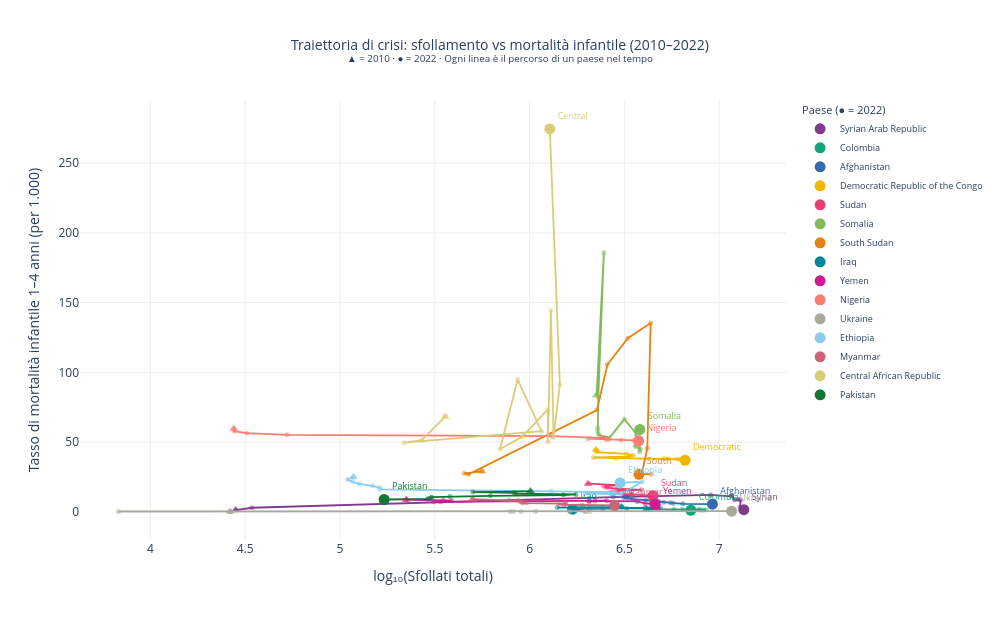

Notebook source saved alongside this figure:
### Markdown cell above
## VIZ 6 — Creative: Trajectory chart
Ogni paese è un percorso nello spazio (sfollamento × mortalità) dal 2010 al 2022.  
Il cerchio piccolo = 2010, il cerchio grande = 2022. Si legge come una traiettoria di crisi o di miglioramento.

### Code cell
TOP_N = 15
top_countries = (
    df.groupby('country_name')['total_displaced']
    .mean().dropna().nlargest(TOP_N).index.tolist()
)

traj = (
    df[df['country_name'].isin(top_countries) &
       df['total_displaced'].notna() &
       df['mortality_1t4'].notna()]
    .copy()
)
traj['log_displaced'] = np.log10(traj['total_displaced'].clip(1))
traj = traj.sort_values(['country_name', 'year'])

palette = px.colors.qualitative.Bold + px.colors.qualitative.Safe

fig = go.Figure()

for i, country in enumerate(top_countries):
    cdf = traj[traj['country_name'] == country]
    if len(cdf) < 2:
        continue
    color = palette[i % len(palette)]

    fig.add_trace(go.Scatter(
        x=cdf['log_displaced'],
        y=cdf['mortality_1t4'],
        mode='lines',
        line=dict(color=color, width=1.8),
        showlegend=False,
        hoverinfo='skip'
    ))

    # tutti i punti (piccoli)
    fig.add_trace(go.Scatter(
        x=cdf['log_displaced'],
        y=cdf['mortality_1t4'],
        mode='markers',
        marker=dict(color=color, size=5, opacity=0.5),
        showlegend=False,
        customdata=cdf['year'].values,
        hovertemplate=f'<b>{country}</b><br>Anno: %{{customdata}}<br>log(sfollati): %{{x:.2f}}<br>Mortalità: %{{y:.2f}}<extra></extra>'
    ))

    # punto 2022 (grande, con etichetta paese)
    last = cdf.iloc[-1]
    fig.add_trace(go.Scatter(
        x=[last['log_displaced']],
        y=[last['mortality_1t4']],
        mode='markers+text',
        marker=dict(color=color, size=11, symbol='circle'),
        text=[country.split()[0]],
        textposition='top right',
        textfont=dict(size=9, color=color),
        showlegend=True,
        name=country,
        hovertemplate=f'<b>{country}</b> (2022)<br>log(sfollati): %{{x:.2f}}<br>Mortalità: %{{y:.2f}}<extra></extra>'
    ))

    # punto 2010 (marcatore triangolo)
    first = cdf.iloc[0]
    fig.add_trace(go.Scatter(
        x=[first['log_displaced']],
        y=[first['mortality_1t4']],
        mode='markers',
        marker=dict(color=color, size=8, symbol='triangle-up', opacity=0.7),
        showlegend=False,
        hovertemplate=f'<b>{country}</b> (2010)<extra></extra>'
    ))

fig.update_layout(
    title=dict(
        text="Traiettoria di crisi: sfollamento vs mortalità infantile (2010–2022)<br>"
             "<sup>▲ = 2010 · ● = 2022 · Ogni linea è il percorso di un paese nel tempo</sup>",
        x=0.5, font=dict(size=14)
    ),
    xaxis=dict(title='log₁₀(Sfollati totali)', showgrid=True, gridcolor='#eeeeee'),
    yaxis=dict(title='Tasso di mortalità infantile 1–4 anni (per 1.000)', showgrid=True, gridcolor='#eeeeee'),
    plot_bgcolor='white', paper_bgcolor='white',
    height=620, width=1000,
    legend=dict(title='Paese (● = 2022)', font=dict(size=9))
)

fig.write_html('plots/viz6_creative_trajectory.html')
fig.show()

### Figure 1 — Plotly figure (JSON) as saved in the notebook; plotly's stock layout.template omitted (floating-point values rounded to 4 significant figures)
{"data": [{"hoverinfo": "skip", "line": {"color": "rgb(127, 60, 141)", "width": 1.8}, "mode": "lines", "showlegend": false, "type": "scatter", "x": [4.45, 4.536, 6.443, 6.956, 7.064, 7.068, 7.08, 7.101, 7.113, 7.11, 7.131, 7.142, 7.13], "y": [1.303, 2.941, 10.63, 12.16, 11.13, 11.95, 8.632, 8.862, 8.452, 3.497, 1.907, 1.21, 1.588]}, {"customdata": [2010, 2011, 2012, 2013, 2014, 2015, 2016, 2017, 2018, 2019, 2020, 2021, 2022], "hovertemplate": "<b>Syrian Arab Republic</b><br>Anno: %{customdata}<br>log(sfollati): %{x:.2f}<br>Mortalità: %{y:.2f}<extra></extra>", "marker": {"color": "rgb(127, 60, 141)", "opacity": 0.5, "size": 5}, "mode": "markers", "showlegend": false, "type": "scatter", "x": [4.45, 4.536, 6.443, 6.956, 7.064, 7.068, 7.08, 7.101, 7.113, 7.11, 7.131, 7.142, 7.13], "y": [1.303, 2.941, 10.63, 12.16, 11.13, 11.95, 8.632, 8.862, 8.452, 3.497, 1.907, 1.21, 1.588]}, {"hovertemplate": "<b>Syrian Arab Republic</b> (2022)<br>log(sfollati): %{x:.2f}<br>Mortalità: %{y:.2f}<extra></extra>", "marker": {"color": "rgb(127, 60, 141)", "size": 11, "symbol": "circle"}, "mode": "markers+text", "name": "Syrian Arab Republic", "showlegend": true, "text": ["Syrian"], "textfont": {"color": "rgb(127, 60, 141)", "size": 9}, "textposition": "top right", "type": "scatter", "x": [7.13], "y": [1.588]}, {"hovertemplate": "<b>Syrian Arab Republic</b> (2010)<extra></extra>", "marker": {"color": "rgb(127, 60, 141)", "opacity": 0.7, "size": 8, "symbol": "triangle-up"}, "mode": "markers", "showlegend": false, "type": "scatter", "x": [4.45], "y": [1.303]}, {"hoverinfo": "skip", "line": {"color": "rgb(17, 165, 121)", "width": 1.8}, "mode": "lines", "showlegend": false, "type": "scatter", "x": [6.616, 6.636, 6.639, 6.762, 6.807, 6.862, 6.888, 6.898, 6.903, 6.916, 6.93, 6.843, 6.851], "y": [2.056, 1.947, 1.842, 1.742, 1.658, 1.581, 1.507, 1.437, 1.372, 1.311, 1.253, 1.2, 1.151]}, {"customdata": [2010, 2011, 2012, 2013, 2014, 2015, 2016, 2017, 2018, 2019, 2020, 2021, 2022], "hovertemplate": "<b>Colombia</b><br>Anno: %{customdata}<br>log(sfollati): %{x:.2f}<br>Mortalità: %{y:.2f}<extra></extra>", "marker": {"color": "rgb(17, 165, 121)", "opacity": 0.5, "size": 5}, "mode": "markers", "showlegend": false, "type": "scatter", "x": [6.616, 6.636, 6.639, 6.762, 6.807, 6.862, 6.888, 6.898, 6.903, 6.916, 6.93, 6.843, 6.851], "y": [2.056, 1.947, 1.842, 1.742, 1.658, 1.581, 1.507, 1.437, 1.372, 1.311, 1.253, 1.2, 1.151]}, {"hovertemplate": "<b>Colombia</b> (2022)<br>log(sfollati): %{x:.2f}<br>Mortalità: %{y:.2f}<extra></extra>", "marker": {"color": "rgb(17, 165, 121)", "size": 11, "symbol": "circle"}, "mode": "markers+text", "name": "Colombia", "showlegend": true, "text": ["Colombia"], "textfont": {"color": "rgb(17, 165, 121)", "size": 9}, "textposition": "top right", "type": "scatter", "x": [6.851], "y": [1.151]}, {"hovertemplate": "<b>Colombia</b> (2010)<extra></extra>", "marker": {"color": "rgb(17, 165, 121)", "opacity": 0.7, "size": 8, "symbol": "triangle-up"}, "mode": "markers", "showlegend": false, "type": "scatter", "x": [6.616], "y": [2.056]}, {"hoverinfo": "skip", "line": {"color": "rgb(57, 105, 172)", "width": 1.8}, "mode": "lines", "showlegend": false, "type": "scatter", "x": [6.537, 6.498, 6.496, 6.514, 6.542, 6.613, 6.669, 6.681, 6.707, 6.743, 6.757, 6.808, 6.964], "y": [11.96, 11.15, 10.38, 9.674, 9.038, 8.442, 7.915, 7.428, 6.95, 6.518, 6.138, 5.79, 5.484]}, {"customdata": [2010, 2011, 2012, 2013, 2014, 2015, 2016, 2017, 2018, 2019, 2020, 2021, 2022], "hovertemplate": "<b>Afghanistan</b><br>Anno: %{customdata}<br>log(sfollati): %{x:.2f}<br>Mortalità: %{y:.2f}<extra></extra>", "marker": {"color": "rgb(57, 105, 172)", "opacity": 0.5, "size": 5}, "mode": "markers", "showlegend": false, "type": "scatter", "x": [6.537, 6.498, 6.496, 6.514, 6.542, 6.613, 6.669, 6.681, 6.707, 6.743, 6.757, 6.808, 6.964], "y": [11.96, 11.15, 10.38, 9.674, 9.038, 8.442, 7.915, 7.428, 6.95, 6.518, 6.138, 5.79, 5.484]}, {"hovertemplate": "<b>Afghanistan</b> (2022)<br>log(sfollati): %{x:.2f}<br>Mortalità: %{y:.2f}<extra></extra>", "marker": {"color": "rgb(57, 105, 172)", "size": 11, "symbol": "circle"}, "mode": "markers+text", "name": "Afghanistan", "showlegend": true, "text": ["Afghanistan"], "textfont": {"color": "rgb(57, 105, 172)", "size": 9}, "textposition": "top right", "type": "scatter", "x": [6.964], "y": [5.484]}, {"hovertemplate": "<b>Afghanistan</b> (2010)<extra></extra>", "marker": {"color": "rgb(57, 105, 172)", "opacity": 0.7, "size": 8, "symbol": "triangle-up"}, "mode": "markers", "showlegend": false, "type": "scatter", "x": [6.537], "y": [11.96]}, {"hoverinfo": "skip", "line": {"color": "rgb(242, 183, 1)", "width": 1.8}, "mode": "lines", "showlegend": false, "type": "scatter", "x": [6.35, 6.353, 6.51, 6.548, 6.524, 6.337, 6.455, 6.708, 6.73, 6.775, 6.791, 6.811, 6.82], "y": [44.54, 42.89, 41.55, 40.48, 39.61, 38.96, 38.52, 38.2, 37.99, 37.88, 37.73, 37.46, 36.99]}, {"customdata": [2010, 2011, 2012, 2013, 2014, 2015, 2016, 2017, 2018, 2019, 2020, 2021, 2022], "hovertemplate": "<b>Democratic Republic of the Congo</b><br>Anno: %{customdata}<br>log(sfollati): %{x:.2f}<br>Mortalità: %{y:.2f}<extra></extra>", "marker": {"color": "rgb(242, 183, 1)", "opacity": 0.5, "size": 5}, "mode": "markers", "showlegend": false, "type": "scatter", "x": [6.35, 6.353, 6.51, 6.548, 6.524, 6.337, 6.455, 6.708, 6.73, 6.775, 6.791, 6.811, 6.82], "y": [44.54, 42.89, 41.55, 40.48, 39.61, 38.96, 38.52, 38.2, 37.99, 37.88, 37.73, 37.46, 36.99]}, {"hovertemplate": "<b>Democratic Republic of the Congo</b> (2022)<br>log(sfollati): %{x:.2f}<br>Mortalità: %{y:.2f}<extra></extra>", "marker": {"color": "rgb(242, 183, 1)", "size": 11, "symbol": "circle"}, "mode": "markers+text", "name": "Democratic Republic of the Congo", "showlegend": true, "text": ["Democratic"], "textfont": {"color": "rgb(242, 183, 1)", "size": 9}, "textposition": "top right", "type": "scatter", "x": [6.82], "y": [36.99]}, {"hovertemplate": "<b>Democratic Republic of the Congo</b> (2010)<extra></extra>", "marker": {"color": "rgb(242, 183, 1)", "opacity": 0.7, "size": 8, "symbol": "triangle-up"}, "mode": "markers", "showlegend": false, "type": "scatter", "x": [6.35], "y": [44.54]}, {"hoverinfo": "skip", "line": {"color": "rgb(231, 63, 116)", "width": 1.8}, "mode": "lines", "showlegend": false, "type": "scatter", "x": [6.309, 6.47, 6.392, 6.407, 6.462, 6.59, 6.466, 6.438, 6.424, 6.43, 6.533, 6.595, 6.651], "y": [20.22, 19.23, 18.29, 17.4, 16.58, 15.82, 15.13, 14.46, 13.83, 13.25, 12.68, 12.16, 11.63]}, {"customdata": [2010, 2011, 2012, 2013, 2014, 2015, 2016, 2017, 2018, 2019, 2020, 2021, 2022], "hovertemplate": "<b>Sudan</b><br>Anno: %{customdata}<br>log(sfollati): %{x:.2f}<br>Mortalità: %{y:.2f}<extra></extra>", "marker": {"color": "rgb(231, 63, 116)", "opacity": 0.5, "size": 5}, "mode": "markers", "showlegend": false, "type": "scatter", "x": [6.309, 6.47, 6.392, 6.407, 6.462, 6.59, 6.466, 6.438, 6.424, 6.43, 6.533, 6.595, 6.651], "y": [20.22, 19.23, 18.29, 17.4, 16.58, 15.82, 15.13, 14.46, 13.83, 13.25, 12.68, 12.16, 11.63]}, {"hovertemplate": "<b>Sudan</b> (2022)<br>log(sfollati): %{x:.2f}<br>Mortalità: %{y:.2f}<extra></extra>", "marker": {"color": "rgb(231, 63, 116)", "size": 11, "symbol": "circle"}, "mode": "markers+text", "name": "Sudan", "showlegend": true, "text": ["Sudan"], "textfont": {"color": "rgb(231, 63, 116)", "size": 9}, "textposition": "top right", "type": "scatter", "x": [6.651], "y": [11.63]}, {"hovertemplate": "<b>Sudan</b> (2010)<extra></extra>", "marker": {"color": "rgb(231, 63, 116)", "opacity": 0.7, "size": 8, "symbol": "triangle-up"}, "mode": "markers", "showlegend": false, "type": "scatter", "x": [6.309], "y": [20.22]}, {"hoverinfo": "skip", "line": {"color": "rgb(128, 186, 90)", "width": 1.8}, "mode": "lines", "showlegend": false, "type": "scatter", "x": [6.353, 6.392, 6.362, 6.36, 6.36, 6.364, 6.421, 6.5, 6.563, 6.557, 6.584, 6.58, 6.581], "y": [83.58, 185.9, 82.38, 60.1, 57.58, 55.25, 53.02, 66.38, 56.02, 46.89, 45.06, 43.13, 59.09]}, {"customdata": [2010, 2011, 2012, 2013, 2014, 2015, 2016, 2017, 2018, 2019, 2020, 2021, 2022], "hovertemplate": "<b>Somalia</b><br>Anno: %{customdata}<br>log(sfollati): %{x:.2f}<br>Mortalità: %{y:.2f}<extra></extra>", "marker": {"color": "rgb(128, 186, 90)", "opacity": 0.5, "size": 5}, "mode": "markers", "showlegend": false, "type": "scatter", "x": [6.353, 6.392, 6.362, 6.36, 6.36, 6.364, 6.421, 6.5, 6.563, 6.557, 6.584, 6.58, 6.581], "y": [83.58, 185.9, 82.38, 60.1, 57.58, 55.25, 53.02, 66.38, 56.02, 46.89, 45.06, 43.13, 59.09]}, {"hovertemplate": "<b>Somalia</b> (2022)<br>log(sfollati): %{x:.2f}<br>Mortalità: %{y:.2f}<extra></extra>", "marker": {"color": "rgb(128, 186, 90)", "size": 11, "symbol": "circle"}, "mode": "markers+text", "name": "Somalia", "showlegend": true, "text": ["Somalia"], "textfont": {"color": "rgb(128, 186, 90)", "size": 9}, "textposition": "top right", "type": "scatter", "x": [6.581], "y": [59.09]}, {"hovertemplate": "<b>Somalia</b> (2010)<extra></extra>", "marker": {"color": "rgb(128, 186, 90)", "opacity": 0.7, "size": 8, "symbol": "triangle-up"}, "mode": "markers", "showlegend": false, "type": "scatter", "x": [6.353], "y": [83.58]}, {"hoverinfo": "skip", "line": {"color": "rgb(230, 131, 16)", "width": 1.8}, "mode": "lines", "showlegend": false, "type": "scatter", "x": [5.748, 5.655, 5.678, 6.355, 6.41, 6.518, 6.639, 6.621, 6.592, 6.579, 6.642, 6.577], "y": [29.08, 27.66, 26.87, 73.01, 105.6, 124.5, 135.3, 45.56, 27.36, 27.15, 26.99, 26.92]}, {"customdata": [2011, 2012, 2013, 2014, 2015, 2016, 2017, 2018, 2019, 2020, 2021, 2022], "hovertemplate": "<b>South Sudan</b><br>Anno: %{customdata}<br>log(sfollati): %{x:.2f}<br>Mortalità: %{y:.2f}<extra></extra>", "marker": {"color": "rgb(230, 131, 16)", "opacity": 0.5, "size": 5}, "mode": "markers", "showlegend": false, "type": "scatter", "x": [5.748, 5.655, 5.678, 6.355, 6.41, 6.518, 6.639, 6.621, 6.592, 6.579, 6.642, 6.577], "y": [29.08, 27.66, 26.87, 73.01, 105.6, 124.5, 135.3, 45.56, 27.36, 27.15, 26.99, 26.92]}, {"hovertemplate": "<b>South Sudan</b> (2022)<br>log(sfollati): %{x:.2f}<br>Mortalità: %{y:.2f}<extra></extra>", "marker": {"color": "rgb(230, 131, 16)", "size": 11, "symbol": "circle"}, "mode": "markers+text", "name": "South Sudan", "showlegend": true, "text": ["South"], "textfont": {"color": "rgb(230, 131, 16)", "size": 9}, "textposition": "top right", "type": "scatter", "x": [6.577], "y": [26.92]}, {"hovertemplate": "<b>South Sudan</b> (2010)<extra></extra>", "marker": {"color": "rgb(230, 131, 16)", "opacity": 0.7, "size": 8, "symbol": "triangle-up"}, "mode": "markers", "showlegend": false, "type": "scatter", "x": [5.748], "y": [29.08]}, {"hoverinfo": "skip", "line": {"color": "rgb(0, 134, 149)", "width": 1.8}, "mode": "lines", "showlegend": false, "type": "scatter", "x": [6.485, 6.445, 6.279, 6.146, 6.61, 6.691, 6.623, 6.512, 6.386, 6.313, 6.262, 6.252, 6.227], "y": [3.703, 3.498, 3.285, 3.096, 2.917, 2.754, 2.592, 2.444, 2.313, 2.196, 2.089, 1.993, 1.899]}, {"customdata": [2010, 2011, 2012, 2013, 2014, 2015, 2016, 2017, 2018, 2019, 2020, 2021, 2022], "hovertemplate": "<b>Iraq</b><br>Anno: %{customdata}<br>log(sfollati): %{x:.2f}<br>Mortalità: %{y:.2f}<extra></extra>", "marker": {"color": "rgb(0, 134, 149)", "opacity": 0.5, "size": 5}, "mode": "markers", "showlegend": false, "type": "scatter", "x": [6.485, 6.445, 6.279, 6.146, 6.61, 6.691, 6.623, 6.512, 6.386, 6.313, 6.262, 6.252, 6.227], "y": [3.703, 3.498, 3.285, 3.096, 2.917, 2.754, 2.592, 2.444, 2.313, 2.196, 2.089, 1.993, 1.899]}, {"hovertemplate": "<b>Iraq</b> (2022)<br>log(sfollati): %{x:.2f}<br>Mortalità: %{y:.2f}<extra></extra>", "marker": {"color": "rgb(0, 134, 149)", "size": 11, "symbol": "circle"}, "mode": "markers+text", "name": "Iraq", "showlegend": true, "text": ["Iraq"], "textfont": {"color": "rgb(0, 134, 149)", "size": 9}, "textposition": "top right", "type": "scatter", "x": [6.227], "y": [1.899]}, {"hovertemplate": "<b>Iraq</b> (2010)<extra></extra>", "marker": {"color": "rgb(0, 134, 149)", "opacity": 0.7, "size": 8, "symbol": "triangle-up"}, "mode": "markers", "showlegend": false, "type": "scatter", "x": [6.485], "y": [3.703]}, {"hoverinfo": "skip", "line": {"color": "rgb(207, 28, 144)", "width": 1.8}, "mode": "lines", "showlegend": false, "type": "scatter", "x": [5.35, 5.545, 5.59, 5.493, 5.531, 6.408, 6.314, 6.314, 6.345, 6.568, 6.61, 6.64, 6.662], "y": [8.702, 8.288, 7.974, 7.334, 7.189, 8.022, 7.545, 7.655, 7.841, 7.457, 6.056, 5.922, 5.327]}, {"customdata": [2010, 2011, 2012, 2013, 2014, 2015, 2016, 2017, 2018, 2019, 2020, 2021, 2022], "hovertemplate": "<b>Yemen</b><br>Anno: %{customdata}<br>log(sfollati): %{x:.2f}<br>Mortalità: %{y:.2f}<extra></extra>", "marker": {"color": "rgb(207, 28, 144)", "opacity": 0.5, "size": 5}, "mode": "markers", "showlegend": false, "type": "scatter", "x": [5.35, 5.545, 5.59, 5.493, 5.531, 6.408, 6.314, 6.314, 6.345, 6.568, 6.61, 6.64, 6.662], "y": [8.702, 8.288, 7.974, 7.334, 7.189, 8.022, 7.545, 7.655, 7.841, 7.457, 6.056, 5.922, 5.327]}, {"hovertemplate": "<b>Yemen</b> (2022)<br>log(sfollati): %{x:.2f}<br>Mortalità: %{y:.2f}<extra></extra>", "marker": {"color": "rgb(207, 28, 144)", "size": 11, "symbol": "circle"}, "mode": "markers+text", "name": "Yemen", "showlegend": true, "text": ["Yemen"], "textfont": {"color": "rgb(207, 28, 144)", "size": 9}, "textposition": "top right", "type": "scatter", "x": [6.662], "y": [5.327]}, {"hovertemplate": "<b>Yemen</b> (2010)<extra></extra>", "marker": {"color": "rgb(207, 28, 144)", "opacity": 0.7, "size": 8, "symbol": "triangle-up"}, "mode": "markers", "showlegend": false, "type": "scatter", "x": [5.35], "y": [8.702]}, {"hoverinfo": "skip", "line": {"color": "rgb(249, 123, 114)", "width": 1.8}, "mode": "lines", "showlegend": false, "type": "scatter", "x": [4.44, 4.442, 4.508, 4.72, 6.117, 6.379, 6.401, 6.309, 6.403, 6.416, 6.482, 6.55, 6.575], "y": [59.5, 57.87, 56.43, 55.22, 54.24, 53.46, 52.88, 52.44, 52.09, 51.83, 51.51, 51.24, 50.86]}, {"customdata": [2010, 2011, 2012, 2013, 2014, 2015, 2016, 2017, 2018, 2019, 2020, 2021, 2022], "hovertemplate": "<b>Nigeria</b><br>Anno: %{customdata}<br>log(sfollati): %{x:.2f}<br>Mortalità: %{y:.2f}<extra></extra>", "marker": {"color": "rgb(249, 123, 114)", "opacity": 0.5, "size": 5}, "mode": "markers", "showlegend": false, "type": "scatter", "x": [4.44, 4.442, 4.508, 4.72, 6.117, 6.379, 6.401, 6.309, 6.403, 6.416, 6.482, 6.55, 6.575], "y": [59.5, 57.87, 56.43, 55.22, 54.24, 53.46, 52.88, 52.44, 52.09, 51.83, 51.51, 51.24, 50.86]}, {"hovertemplate": "<b>Nigeria</b> (2022)<br>log(sfollati): %{x:.2f}<br>Mortalità: %{y:.2f}<extra></extra>", "marker": {"color": "rgb(249, 123, 114)", "size": 11, "symbol": "circle"}, "mode": "markers+text", "name": "Nigeria", "showlegend": true, "text": ["Nigeria"], "textfont": {"color": "rgb(249, 123, 114)", "size": 9}, "textposition": "top right", "type": "scatter", "x": [6.575], "y": [50.86]}, {"hovertemplate": "<b>Nigeria</b> (2010)<extra></extra>", "marker": {"color": "rgb(249, 123, 114)", "opacity": 0.7, "size": 8, "symbol": "triangle-up"}, "mode": "markers", "showlegend": false, "type": "scatter", "x": [4.44], "y": [59.5]}, {"hoverinfo": "skip", "line": {"color": "rgb(165, 170, 153)", "width": 1.8}, "mode": "lines", "showlegend": false, "type": "scatter", "x": [4.421, 4.422, 4.423, 3.832, 6.032, 6.289, 6.317, 6.296, 6.211, 5.915, 5.898, 5.955, 7.066], "y": [0.3014, 0.2833, 0.2674, 0.2529, 0.239, 0.228, 0.2176, 0.2091, 0.2015, 0.1944, 0.1889, 0.1832, 0.5267]}, {"customdata": [2010, 2011, 2012, 2013, 2014, 2015, 2016, 2017, 2018, 2019, 2020, 2021, 2022], "hovertemplate": "<b>Ukraine</b><br>Anno: %{customdata}<br>log(sfollati): %{x:.2f}<br>Mortalità: %{y:.2f}<extra></extra>", "marker": {"color": "rgb(165, 170, 153)", "opacity": 0.5, "size": 5}, "mode": "markers", "showlegend": false, "type": "scatter", "x": [4.421, 4.422, 4.423, 3.832, 6.032, 6.289, 6.317, 6.296, 6.211, 5.915, 5.898, 5.955, 7.066], "y": [0.3014, 0.2833, 0.2674, 0.2529, 0.239, 0.228, 0.2176, 0.2091, 0.2015, 0.1944, 0.1889, 0.1832, 0.5267]}, {"hovertemplate": "<b>Ukraine</b> (2022)<br>log(sfollati): %{x:.2f}<br>Mortalità: %{y:.2f}<extra></extra>", "marker": {"color": "rgb(165, 170, 153)", "size": 11, "symbol": "circle"}, "mode": "markers+text", "name": "Ukraine", "showlegend": true, "text": ["Ukraine"], "textfont": {"color": "rgb(165, 170, 153)", "size": 9}, "textposition": "top right", "type": "scatter", "x": [7.066], "y": [0.5267]}, {"hovertemplate": "<b>Ukraine</b> (2010)<extra></extra>", "marker": {"color": "rgb(165, 170, 153)", "opacity": 0.7, "size": 8, "symbol": "triangle-up"}, "mode": "markers", "showlegend": false, "type": "scatter", "x": [4.421], "y": [0.3014]}, {"hoverinfo": "skip", "line": {"color": "rgb(136, 204, 238)", "width": 1.8}, "mode": "lines", "showlegend": false, "type": "scatter", "x": [5.071, 5.039, 5.068, 5.102, 5.171, 5.211, 5.212, 6.114, 6.454, 6.293, 6.479, 6.595, 6.477], "y": [24.96, 23.17, 21.55, 20.05, 18.64, 17.33, 16.1, 15.04, 14.11, 13.32, 12.61, 21.57, 20.74]}, {"customdata": [2010, 2011, 2012, 2013, 2014, 2015, 2016, 2017, 2018, 2019, 2020, 2021, 2022], "hovertemplate": "<b>Ethiopia</b><br>Anno: %{customdata}<br>log(sfollati): %{x:.2f}<br>Mortalità: %{y:.2f}<extra></extra>", "marker": {"color": "rgb(136, 204, 238)", "opacity": 0.5, "size": 5}, "mode": "markers", "showlegend": false, "type": "scatter", "x": [5.071, 5.039, 5.068, 5.102, 5.171, 5.211, 5.212, 6.114, 6.454, 6.293, 6.479, 6.595, 6.477], "y": [24.96, 23.17, 21.55, 20.05, 18.64, 17.33, 16.1, 15.04, 14.11, 13.32, 12.61, 21.57, 20.74]}, {"hovertemplate": "<b>Ethiopia</b> (2022)<br>log(sfollati): %{x:.2f}<br>Mortalità: %{y:.2f}<extra></extra>", "marker": {"color": "rgb(136, 204, 238)", "size": 11, "symbol": "circle"}, "mode": "markers+text", "name": "Ethiopia", "showlegend": true, "text": ["Ethiopia"], "textfont": {"color": "rgb(136, 204, 238)", "size": 9}, "textposition": "top right", "type": "scatter", "x": [6.477], "y": [20.74]}, {"hovertemplate": "<b>Ethiopia</b> (2010)<extra></extra>", "marker": {"color": "rgb(136, 204, 238)", "opacity": 0.7, "size": 8, "symbol": "triangle-up"}, "mode": "markers", "showlegend": false, "type": "scatter", "x": [5.071], "y": [24.96]}, {"hoverinfo": "skip", "line": {"color": "rgb(204, 102, 119)", "width": 1.8}, "mode": "lines", "showlegend": false, "type": "scatter", "x": [5.699, 5.891, 5.94, 5.953, 5.958, 5.984, 5.964, 6.191, 6.189, 6.154, 6.18, 6.277, 6.448], "y": [9.046, 8.436, 7.9, 7.411, 6.994, 6.621, 6.272, 5.952, 5.672, 5.387, 5.138, 4.911, 4.696]}, {"customdata": [2010, 2011, 2012, 2013, 2014, 2015, 2016, 2017, 2018, 2019, 2020, 2021, 2022], "hovertemplate": "<b>Myanmar</b><br>Anno: %{customdata}<br>log(sfollati): %{x:.2f}<br>Mortalità: %{y:.2f}<extra></extra>", "marker": {"color": "rgb(204, 102, 119)", "opacity": 0.5, "size": 5}, "mode": "markers", "showlegend": false, "type": "scatter", "x": [5.699, 5.891, 5.94, 5.953, 5.958, 5.984, 5.964, 6.191, 6.189, 6.154, 6.18, 6.277, 6.448], "y": [9.046, 8.436, 7.9, 7.411, 6.994, 6.621, 6.272, 5.952, 5.672, 5.387, 5.138, 4.911, 4.696]}, {"hovertemplate": "<b>Myanmar</b> (2022)<br>log(sfollati): %{x:.2f}<br>Mortalità: %{y:.2f}<extra></extra>", "marker": {"color": "rgb(204, 102, 119)", "size": 11, "symbol": "circle"}, "mode": "markers+text", "name": "Myanmar", "showlegend": true, "text": ["Myanmar"], "textfont": {"color": "rgb(204, 102, 119)", "size": 9}, "textposition": "top right", "type": "scatter", "x": [6.448], "y": [4.696]}, {"hovertemplate": "<b>Myanmar</b> (2010)<extra></extra>", "marker": {"color": "rgb(204, 102, 119)", "opacity": 0.7, "size": 8, "symbol": "triangle-up"}, "mode": "markers", "showlegend": false, "type": "scatter", "x": [5.699], "y": [9.046]}, {"hoverinfo": "skip", "line": {"color": "rgb(221, 204, 119)", "width": 1.8}, "mode": "lines", "showlegend": false, "type": "scatter", "x": [5.555, 5.431, 5.339, 6.062, 5.937, 5.844, 5.961, 6.096, 6.097, 6.113, 6.126, 6.159, 6.107], "y": [68.29, 51.34, 49.6, 57.87, 94.82, 44.94, 53.85, 73.28, 50.03, 144.4, 53.46, 91.17, 274.6]}, {"customdata": [2010, 2011, 2012, 2013, 2014, 2015, 2016, 2017, 2018, 2019, 2020, 2021, 2022], "hovertemplate": "<b>Central African Republic</b><br>Anno: %{customdata}<br>log(sfollati): %{x:.2f}<br>Mortalità: %{y:.2f}<extra></extra>", "marker": {"color": "rgb(221, 204, 119)", "opacity": 0.5, "size": 5}, "mode": "markers", "showlegend": false, "type": "scatter", "x": [5.555, 5.431, 5.339, 6.062, 5.937, 5.844, 5.961, 6.096, 6.097, 6.113, 6.126, 6.159, 6.107], "y": [68.29, 51.34, 49.6, 57.87, 94.82, 44.94, 53.85, 73.28, 50.03, 144.4, 53.46, 91.17, 274.6]}, {"hovertemplate": "<b>Central African Republic</b> (2022)<br>log(sfollati): %{x:.2f}<br>Mortalità: %{y:.2f}<extra></extra>", "marker": {"color": "rgb(221, 204, 119)", "size": 11, "symbol": "circle"}, "mode": "markers+text", "name": "Central African Republic", "showlegend": true, "text": ["Central"], "textfont": {"color": "rgb(221, 204, 119)", "size": 9}, "textposition": "top right", "type": "scatter", "x": [6.107], "y": [274.6]}, {"hovertemplate": "<b>Central African Republic</b> (2010)<extra></extra>", "marker": {"color": "rgb(221, 204, 119)", "opacity": 0.7, "size": 8, "symbol": "triangle-up"}, "mode": "markers", "showlegend": false, "type": "scatter", "x": [5.555], "y": [68.29]}, {"hoverinfo": "skip", "line": {"color": "rgb(17, 119, 51)", "width": 1.8}, "mode": "lines", "showlegend": false, "type": "scatter", "x": [6.005, 5.701, 5.92, 5.926, 6.245, 6.178, 5.794, 5.58, 5.483, 5.483, 5.468, 5.46, 5.233], "y": [14.73, 14.18, 13.62, 13.06, 12.51, 12.0, 11.48, 10.98, 10.51, 10.05, 9.646, 9.232, 8.851]}, {"customdata": [2010, 2011, 2012, 2013, 2014, 2015, 2016, 2017, 2018, 2019, 2020, 2021, 2022], "hovertemplate": "<b>Pakistan</b><br>Anno: %{customdata}<br>log(sfollati): %{x:.2f}<br>Mortalità: %{y:.2f}<extra></extra>", "marker": {"color": "rgb(17, 119, 51)", "opacity": 0.5, "size": 5}, "mode": "markers", "showlegend": false, "type": "scatter", "x": [6.005, 5.701, 5.92, 5.926, 6.245, 6.178, 5.794, 5.58, 5.483, 5.483, 5.468, 5.46, 5.233], "y": [14.73, 14.18, 13.62, 13.06, 12.51, 12.0, 11.48, 10.98, 10.51, 10.05, 9.646, 9.232, 8.851]}, {"hovertemplate": "<b>Pakistan</b> (2022)<br>log(sfollati): %{x:.2f}<br>Mortalità: %{y:.2f}<extra></extra>", "marker": {"color": "rgb(17, 119, 51)", "size": 11, "symbol": "circle"}, "mode": "markers+text", "name": "Pakistan", "showlegend": true, "text": ["Pakistan"], "textfont": {"color": "rgb(17, 119, 51)", "size": 9}, "textposition": "top right", "type": "scatter", "x": [5.233], "y": [8.851]}, {"hovertemplate": "<b>Pakistan</b> (2010)<extra></extra>", "marker": {"color": "rgb(17, 119, 51)", "opacity": 0.7, "size": 8, "symbol": "triangle-up"}, "mode": "markers", "showlegend": false, "type": "scatter", "x": [6.005], "y": [14.73]}], "layout": {"height": 620, "legend": {"font": {"size": 9}, "title": {"text": "Paese (● = 2022)"}}, "paper_bgcolor": "white", "plot_bgcolor": "white", "title": {"font": {"size": 14}, "text": "Traiettoria di crisi: sfollamento vs mortalità infantile (2010–2022)<br><sup>▲ = 2010 · ● = 2022 · Ogni linea è il percorso di un paese nel tempo</sup>", "x": 0.5}, "width": 1000, "xaxis": {"gridcolor": "#eeeeee", "showgrid": true, "title": {"text": "log₁₀(Sfollati totali)"}}, "yaxis": {"gridcolor": "#eeeeee", "showgrid": true, "title": {"text": "Tasso di mortalità infantile 1–4 anni (per 1.000)"}}}}
